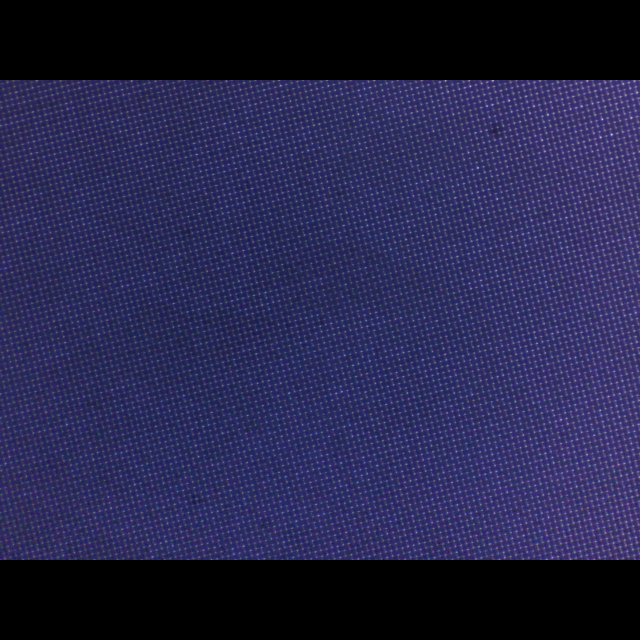
#> input picture runs/res_640/calibration/00000_20260512_132533_img_001.png, 640 x 640 px
$ python anomaly_prefilter.py --input ../../runs/res_640/calibration --output out
#> lines starting #> are read from the running program, lines starting #| are printed output that depends on the picture; after the words box and inside, x2 and y2 are one past the last pixel; in counts of white or black regions, pixels touching at a corner belong together
from __future__ import annotations

import argparse
import json
from dataclasses import asdict, dataclass
from pathlib import Path

import cv2
import numpy as np


IMAGE_EXTS = {".jpg", ".jpeg", ".png", ".bmp", ".tif", ".tiff"}


@dataclass
class Candidate:
    x: int
    y: int
    w: int
    h: int
    area: int
    score_mean: float
    score_max: float


@dataclass
class TileRecord:
    name: str
    x1: int
    y1: int
    x2: int
    y2: int
    source_candidate: int


def odd_kernel(value: int) -> int:
    value = max(3, int(value))
    return value if value % 2 == 1 else value + 1


def list_images(path: Path) -> list[Path]:
    if path.is_file():
        return [path]
    return sorted(p for p in path.rglob("*") if p.suffix.lower() in IMAGE_EXTS)


def normalize_gray(gray: np.ndarray, sigma: float) -> np.ndarray:
    gray_f = gray.astype(np.float32)
    background = cv2.GaussianBlur(gray_f, (0, 0), sigmaX=sigma, sigmaY=sigma)
    normalized = gray_f - background + 128.0
    return np.clip(normalized, 0, 255).astype(np.uint8)


def build_score_map(
    bgr: np.ndarray,
    sigma: float,
    kernel_size: int,
) -> np.ndarray:
    gray = cv2.cvtColor(bgr, cv2.COLOR_BGR2GRAY)
    normalized = normalize_gray(gray, sigma)

    kernel = cv2.getStructuringElement(
        cv2.MORPH_ELLIPSE,
        (odd_kernel(kernel_size), odd_kernel(kernel_size)),
    )

    bright = cv2.morphologyEx(normalized, cv2.MORPH_TOPHAT, kernel)
    dark = cv2.morphologyEx(normalized, cv2.MORPH_BLACKHAT, kernel)
    score = cv2.max(bright, dark)
    score = cv2.GaussianBlur(score, (3, 3), 0)
    return score


def threshold_score(
    score: np.ndarray,
    threshold_percentile: float,
    min_threshold: int,
) -> np.ndarray:
    threshold = max(float(min_threshold), float(np.percentile(score, threshold_percentile)))
    mask = (score >= threshold).astype(np.uint8) * 255
    return mask


def clean_mask(mask: np.ndarray, open_size: int, close_size: int) -> np.ndarray:
    if open_size > 1:
        kernel = cv2.getStructuringElement(cv2.MORPH_ELLIPSE, (odd_kernel(open_size), odd_kernel(open_size)))
        mask = cv2.morphologyEx(mask, cv2.MORPH_OPEN, kernel)
    if close_size > 1:
        kernel = cv2.getStructuringElement(cv2.MORPH_ELLIPSE, (odd_kernel(close_size), odd_kernel(close_size)))
        mask = cv2.morphologyEx(mask, cv2.MORPH_CLOSE, kernel)
    return mask


def find_candidates(
    mask: np.ndarray,
    score: np.ndarray,
    min_area: int,
) -> list[Candidate]:
    num_labels, labels, stats, _ = cv2.connectedComponentsWithStats(mask, connectivity=8)
    candidates: list[Candidate] = []

    for label in range(1, num_labels):
        x, y, w, h, area = stats[label]
        area = int(area)
        if area < min_area:
            continue

        component_scores = score[labels == label]
        candidates.append(
            Candidate(
                x=int(x),
                y=int(y),
                w=int(w),
                h=int(h),
                area=area,
                score_mean=float(np.mean(component_scores)),
                score_max=float(np.max(component_scores)),
            )
        )

    candidates.sort(key=lambda item: item.area, reverse=True)
    return candidates


def expanded_box(candidate: Candidate, margin: int, image_w: int, image_h: int) -> tuple[int, int, int, int]:
    x1 = max(0, candidate.x - margin)
    y1 = max(0, candidate.y - margin)
    x2 = min(image_w, candidate.x + candidate.w + margin)
    y2 = min(image_h, candidate.y + candidate.h + margin)
    return x1, y1, x2, y2


def boxes_overlap_or_touch(a: tuple[int, int, int, int], b: tuple[int, int, int, int]) -> bool:
    ax1, ay1, ax2, ay2 = a
    bx1, by1, bx2, by2 = b
    return not (ax2 < bx1 or bx2 < ax1 or ay2 < by1 or by2 < ay1)


def merge_candidates(
    candidates: list[Candidate],
    score: np.ndarray,
    image_shape: tuple[int, int, int],
    merge_margin: int,
) -> list[Candidate]:
    if not candidates:
        return []

    image_h, image_w = image_shape[:2]
    boxes = [expanded_box(candidate, merge_margin, image_w, image_h) for candidate in candidates]
    parent = list(range(len(candidates)))

    def find(index: int) -> int:
        while parent[index] != index:
            parent[index] = parent[parent[index]]
            index = parent[index]
        return index

    def union(left: int, right: int) -> None:
        root_left = find(left)
        root_right = find(right)
        if root_left != root_right:
            parent[root_right] = root_left

    for i in range(len(boxes)):
        for j in range(i + 1, len(boxes)):
            if boxes_overlap_or_touch(boxes[i], boxes[j]):
                union(i, j)

    groups: dict[int, list[int]] = {}
    for index in range(len(candidates)):
        groups.setdefault(find(index), []).append(index)

    merged: list[Candidate] = []
    for indices in groups.values():
        x1 = min(candidates[index].x for index in indices)
        y1 = min(candidates[index].y for index in indices)
        x2 = max(candidates[index].x + candidates[index].w for index in indices)
        y2 = max(candidates[index].y + candidates[index].h for index in indices)
        area = sum(candidates[index].area for index in indices)
        region_scores = score[y1:y2, x1:x2]
        merged.append(
            Candidate(
                x=int(x1),
                y=int(y1),
                w=int(x2 - x1),
                h=int(y2 - y1),
                area=int(area),
                score_mean=float(np.mean(region_scores)),
                score_max=float(np.max(region_scores)),
            )
        )

    merged.sort(key=lambda item: item.area, reverse=True)
    return merged


def crop_tile(
    image: np.ndarray,
    candidate: Candidate,
    tile_size: int,
) -> tuple[np.ndarray, tuple[int, int, int, int]]:
    h, w = image.shape[:2]
    cx = candidate.x + candidate.w // 2
    cy = candidate.y + candidate.h // 2
    half = tile_size // 2

    x1 = max(0, min(w - tile_size, cx - half))
    y1 = max(0, min(h - tile_size, cy - half))
    x2 = min(w, x1 + tile_size)
    y2 = min(h, y1 + tile_size)

    tile = image[y1:y2, x1:x2]
    return tile, (x1, y1, x2, y2)


def is_duplicate_tile(
    box: tuple[int, int, int, int],
    existing_boxes: list[tuple[int, int, int, int]],
    min_iou: float,
) -> bool:
    x1, y1, x2, y2 = box
    area = max(0, x2 - x1) * max(0, y2 - y1)
    if area == 0:
        return True

    for other in existing_boxes:
        ox1, oy1, ox2, oy2 = other
        ix1 = max(x1, ox1)
        iy1 = max(y1, oy1)
        ix2 = min(x2, ox2)
        iy2 = min(y2, oy2)
        inter = max(0, ix2 - ix1) * max(0, iy2 - iy1)
        other_area = max(0, ox2 - ox1) * max(0, oy2 - oy1)
        union = area + other_area - inter
        if union > 0 and inter / union >= min_iou:
            return True
    return False


def draw_overlay(image: np.ndarray, candidates: list[Candidate]) -> np.ndarray:
    overlay = image.copy()
    for candidate in candidates:
        color = (0, 255, 255)
        x1, y1 = candidate.x, candidate.y
        x2, y2 = candidate.x + candidate.w, candidate.y + candidate.h
        cv2.rectangle(overlay, (x1, y1), (x2, y2), color, 2)
        label = f"area={candidate.area}"
        cv2.putText(
            overlay,
            label,
            (x1, max(20, y1 - 8)),
            cv2.FONT_HERSHEY_SIMPLEX,
            0.6,
            color,
            2,
            cv2.LINE_AA,
        )
    return overlay


def process_image(image_path: Path, output_dir: Path, args: argparse.Namespace) -> None:
    image = cv2.imread(str(image_path), cv2.IMREAD_COLOR)
    if image is None:
        print(f"skip unreadable image: {image_path}")
        return

    score = build_score_map(
        image,
        sigma=args.sigma,
        kernel_size=args.kernel,
    )
    mask = threshold_score(score, args.threshold_percentile, args.min_threshold)
    mask = clean_mask(mask, args.open_size, args.close_size)
    raw_candidates = find_candidates(mask, score, args.min_area)
    candidates = merge_candidates(raw_candidates, score, image.shape, args.merge_margin)

    stem = image_path.stem
    image_output_dir = output_dir / stem
    tile_dir = image_output_dir / "tiles"
    image_output_dir.mkdir(parents=True, exist_ok=True)
    tile_dir.mkdir(parents=True, exist_ok=True)

    overlay = draw_overlay(image, candidates)
    cv2.imwrite(str(image_output_dir / f"{stem}_overlay.jpg"), overlay)

    tile_records: list[TileRecord] = []
    tile_boxes: list[tuple[int, int, int, int]] = []
    for index, candidate in enumerate(candidates):
        tile, box = crop_tile(image, candidate, args.tile_size)
        if is_duplicate_tile(box, tile_boxes, args.tile_dedupe_iou):
            continue

        tile_boxes.append(box)
        tile_name = f"{stem}_tile_{len(tile_records):03d}_x{box[0]}_y{box[1]}.jpg"
        cv2.imwrite(str(tile_dir / tile_name), tile)
        tile_records.append(
            TileRecord(
                name=tile_name,
                x1=box[0],
                y1=box[1],
                x2=box[2],
                y2=box[3],
                source_candidate=index,
            )
        )

    payload = {
        "image": str(image_path),
        "shape": list(image.shape),
        "parameters": {
            "sigma": args.sigma,
            "kernel": args.kernel,
            "threshold_percentile": args.threshold_percentile,
            "min_threshold": args.min_threshold,
            "min_area": args.min_area,
            "merge_margin": args.merge_margin,
            "tile_size": args.tile_size,
        },
        "raw_candidates_count": len(raw_candidates),
        "candidates": [asdict(candidate) for candidate in candidates],
        "tiles": [asdict(tile) for tile in tile_records],
    }

    with open(image_output_dir / f"{stem}_candidates.json", "w", encoding="utf-8") as file:
        json.dump(payload, file, ensure_ascii=False, indent=2)

    print(
        f"{image_path.name}: raw={len(raw_candidates)} merged={len(candidates)} "
        f"tiles={len(tile_records)}"
    )


def parse_args() -> argparse.Namespace:
    parser = argparse.ArgumentParser(description="Lightweight fabric anomaly candidate prefilter")
    parser.add_argument("--input", required=True, help="input image or image directory")
    parser.add_argument("--output", required=True, help="output directory")
    parser.add_argument("--sigma", type=float, default=25.0, help="Gaussian sigma for local background removal")
    parser.add_argument("--kernel", type=int, default=41, help="top-hat/black-hat morphology kernel size")
    parser.add_argument("--threshold-percentile", type=float, default=99.4, help="score percentile threshold")
    parser.add_argument("--min-threshold", type=int, default=12, help="absolute minimum score threshold")
    parser.add_argument("--min-area", type=int, default=80, help="ignore connected components smaller than this")
    parser.add_argument("--merge-margin", type=int, default=80, help="merge candidates whose expanded boxes touch")
    parser.add_argument("--open-size", type=int, default=3, help="morphological open kernel size")
    parser.add_argument("--close-size", type=int, default=9, help="morphological close kernel size")
    parser.add_argument("--tile-size", type=int, default=640, help="crop size for candidate tiles")
    parser.add_argument("--tile-dedupe-iou", type=float, default=0.85, help="skip near-duplicate tile crops")
    return parser.parse_args()


def main() -> None:
    args = parse_args()
    input_path = Path(args.input).expanduser()
    output_dir = Path(args.output).expanduser()

    images = list_images(input_path)
    if not images:
        raise SystemExit(f"no images found: {input_path}")

    for image_path in images:
        process_image(image_path, output_dir, args)
#> in process_image, image is the input picture: shape (640, 640, 3); mean B, G, R 75.4, 37.5, 38.1
#> in normalize_gray, `background = cv2.GaussianBlur(gray_f, (0, 0), sigmaX=sigma, sigmaY=sig..`:
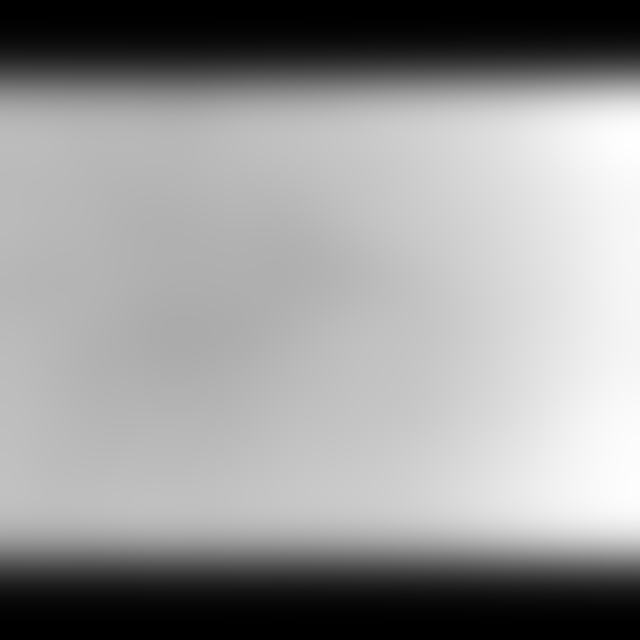
#> background: shape (640, 640) float32; min 0.0729, max 70.36, mean 42; drawn with min black and max white
#> in normalize_gray, `normalized = gray_f - background + 128.0`:
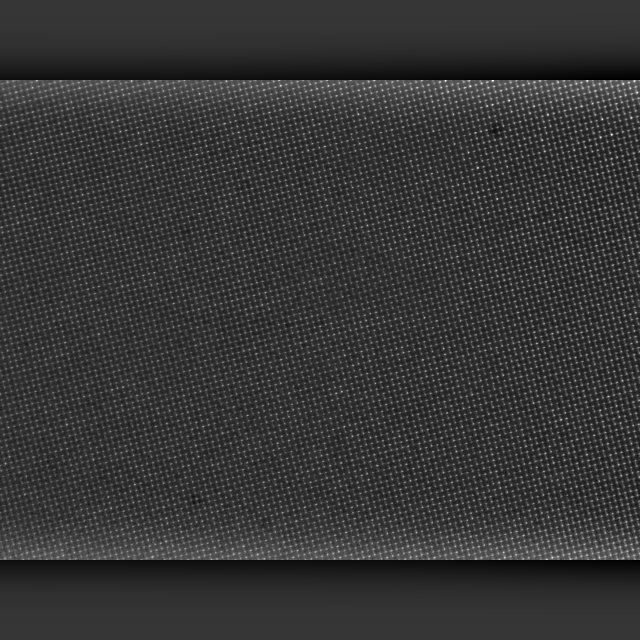
#> normalized: shape (640, 640) float32; min 91.62, max 261.9, mean 128; drawn with min black and max white
#> in normalize_gray, `return np.clip(normalized, 0, 255).astype(np.uint8)`:
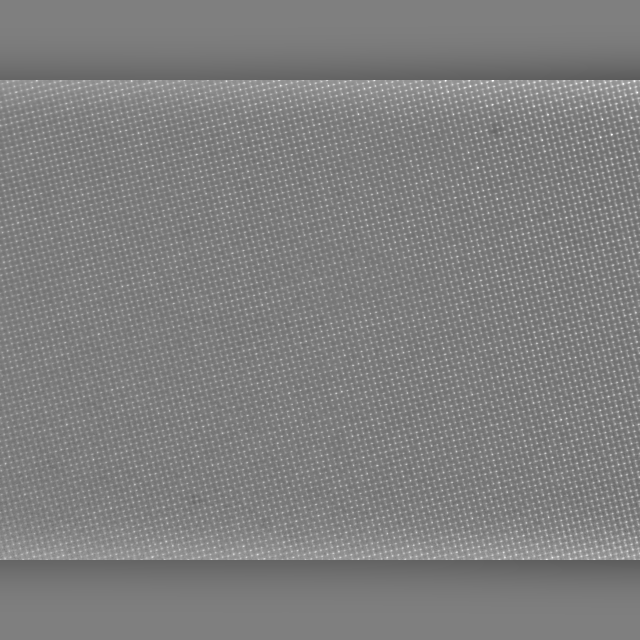
#> returned value: shape (640, 640); min 91, max 255, mean 127.5
#> in build_score_map, `dark = cv2.morphologyEx(normalized, cv2.MORPH_BLACKHAT, kernel)`:
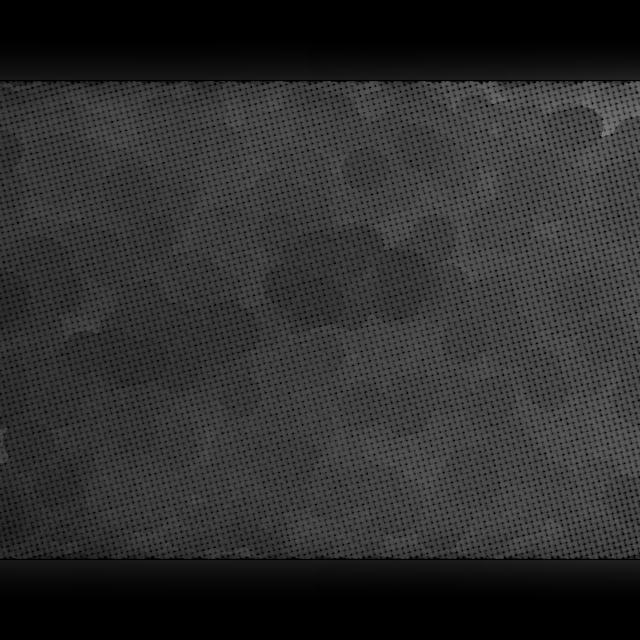
#> dark: shape (640, 640); min 0, max 126, mean 45.5
#> in threshold_score, `threshold = max(float(min_threshold), float(np.percentile(score, thres..`: threshold = 87
#> in clean_mask, `mask = cv2.morphologyEx(mask, cv2.MORPH_CLOSE, kernel)`:
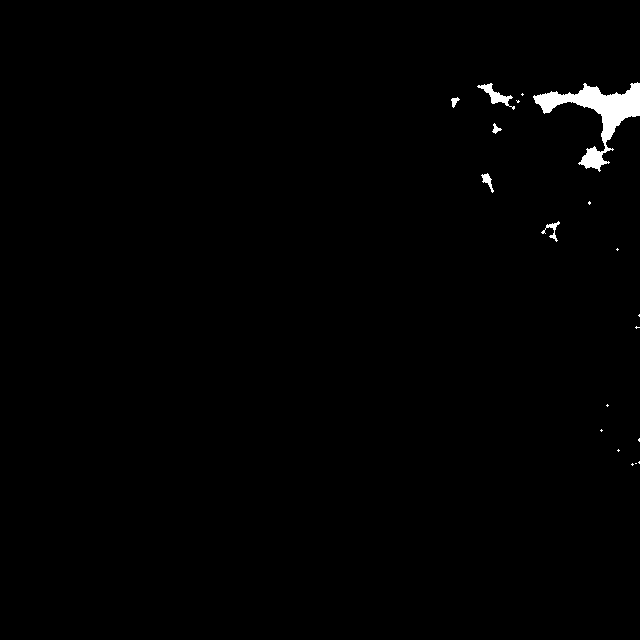
#> mask: shape (640, 640); 0.85% white; 19 white regions (13 under 20 px), largest, box (x1, y1, x2, y2) and area: (533, 82, 640, 172) 2825, (477, 83, 515, 110) 292, (541, 221, 560, 242) 109, (481, 173, 494, 193) 99, (451, 97, 460, 108) 50, (492, 123, 502, 134) 49
#> in find_candidates, `num_labels, labels, stats, _ = cv2.connectedComponentsWithStats(mask, ..`: num_labels = 20; stats = 20 rows, first 6: [0, 0, 640, 640, 406108], [477, 83, 38, 27, 292], [533, 82, 107, 90, 2825], [521, 93, 3, 3, 5], [451, 97, 9, 11, 50], [516, 100, 4, 3, 7]
#> the loop in find_candidates, `for label in range(1, num_labels):` made 19 passes
#> (x, y, w, h, area) on passes 1, 2, 4, 6, 7, 9: (477, 83, 38, 27, 292), (533, 82, 107, 90, 2825), (451, 97, 9, 11, 50), (492, 123, 10, 11, 49), (481, 173, 13, 20, 99), (541, 221, 19, 21, 109)
#> after the loop in find_candidates, `for label in range(1, num_labels):`: candidates = 4 items
#> in merge_candidates, `boxes = [expanded_box(candidate, merge_margin, image_w, image_h) for c..`: boxes = [(453, 2, 640, 252), (397, 3, 595, 190), (461, 141, 640, 322), (401, 93, 574, 273)]
#> in merge_candidates, `parent = list(range(len(candidates)))`: parent = [0, 1, 2, 3]
#> the loop in merge_candidates, `for i in range(len(boxes)):` made 4 passes
#> the loop in merge_candidates, `for index in range(len(candidates)):` made 4 passes
#> after the loop in merge_candidates, `for index in range(len(candidates)):`: groups = {0: [0, 1, 2, 3]}
#> the loop in merge_candidates, `for indices in groups.values():` made 1 pass
#> (indices, x1, y1, x2, y2, area) on pass 1: ([0, 1, 2, 3], 477, 82, 640, 242, 3325)
#> pass 1, in merge_candidates, `region_scores = score[y1:y2, x1:x2]`:
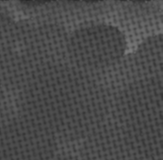
#> region_scores: shape (160, 163); min 41, max 124, mean 75
#> after the loop in merge_candidates, `for indices in groups.values():`: merged = 1 item
#> the loop in draw_overlay, `for candidate in candidates:` made 1 pass
#> (color, x1, y1, x2, y2, label) on pass 1: ((0, 255, 255), 477, 82, 640, 242, 'area=3325')
#> after the loop in draw_overlay, `for candidate in candidates:`:
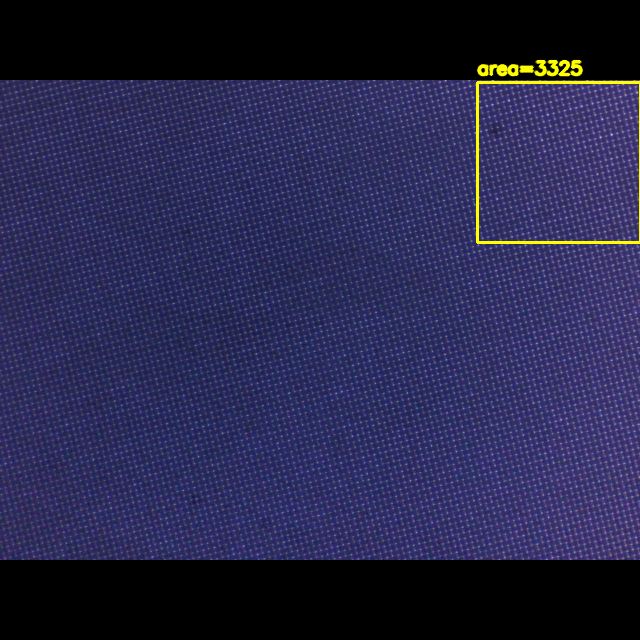
#> overlay: shape (640, 640, 3); 0.72% of pixels changed, all inside (x1, y1, x2, y2) = (476, 59, 640, 244)
#> the loop in process_image, `for index, candidate in enumerate(candidates):` made 1 pass
#> (h in crop_tile, w in crop_tile, cx in crop_tile, cy in crop_tile, half in crop_tile) on pass 1: (640, 640, 558, 162, 320)
#> after the loop in process_image, `for index, candidate in enumerate(candidates):`: tile_boxes = [(0, 0, 640, 640)]; tile_records = 1 item
#| 00000_20260512_132533_img_001.png: raw=4 merged=1 tiles=1


if __name__ == "__main__":
    main()
